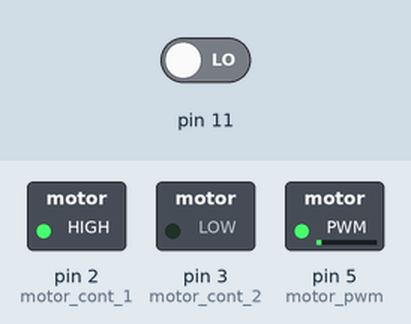
Recording of a sketch running on a simulated Arduino Uno, built with avr-gcc and run on an emulated ATmega328P. Shown: switched loads named in the sketch (green lamp = pin HIGH). The inputs (shaded band) are chosen by the test bench; at power-on: pin 11 LOW. What the sketch prints to the serial monitor is not drawn.

Above: at 0.1 s.
Timing chart, 0 to 1.6 s (numbered marks = the images above):
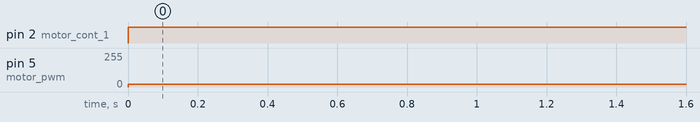

Measured:
- by itself, pin 2 (motor_cont_1): LOW → HIGH at 0.00 s
- by itself, pin 5 (motor_pwm): 0/255 → 20/255 at 0.00 s

The sketch:

Ident.ino
```cpp
#include <TimerOne.h>
//============================================
// add set time in value of micro seconds
volatile uint32_t set_time=100000;
//============================================
//Motor Parameters
const float pulse_per_revolution=11; //11 counts per revolution
const float motor_gear_ratio=45;   //1:45 Gear Ratio
//============================================
//variables for DC Motor control Pins & PWM Pin
const int motor_cont_1=2;
const int motor_cont_2=3;
const int motor_pwm=5;
//variables for set values of speed change using potentiometer
//const int pot=A0;
//int pot_value;
//============================================================
volatile uint32_t counter = 0 ;  //variable to store count of encoder
volatile uint32_t eclipsed_sec = 0 ;   //time eclipsed
volatile float Speed = 0.0;     //spped of motor
bool dir = true;     //for direction detection
//============================================================

int i = 20;

void setup()
{
  // put your setup code here, to run once:
  analogReference(DEFAULT);
  pinMode(motor_cont_1,OUTPUT);
  pinMode(motor_cont_2,OUTPUT);
  //pinMode(pot,INPUT);
  attachInterrupt( 0 , encoderCounts , RISING); //connect the encoder pin to 0 interput pin of Arduino like pin 2 in arduino uno
  Timer1.initialize(set_time);   //getting values of speed every 100 milli seconds set time
  Timer1.attachInterrupt(timerIsr);
  counter = 0;
  eclipsed_sec=0;
  Serial.begin(9600);
}
//=============================================================
void loop()
{
  // put your main code here, to run repeatedly:
  digitalWrite(motor_cont_1,HIGH);
  digitalWrite(motor_cont_2,LOW);
  //pot_value=analogRead(pot);
  //pot_value=map(pot_value,0,1024,0,255);
  if(i>220) i=20;
  analogWrite(motor_pwm,i);
  i+10;
}
//========================================================
//timer interrupt
void timerIsr()
{
  //eclipsed_sec++;
  eclipsed_sec=eclipsed_sec+set_time;     //add the value of set time
  Speed = (counter/(eclipsed_sec*pulse_per_revolution*motor_gear_ratio)*1000000*60);  //RPM, 1000000 --> for converting micro to seconds
  //Serial.print(pot_value);
  Serial.print("\t");
  Serial.println(Speed);
  //Serial.print(dir);
  counter = 0;
  eclipsed_sec = 0;
}
//===========================================================
//coder interrupt
void encoderCounts()
{
  //delayMicroseconds(50);
  if (digitalRead(11)==HIGH) dir = true;
  else dir = false;
  counter++;
}
//============================================================
```
